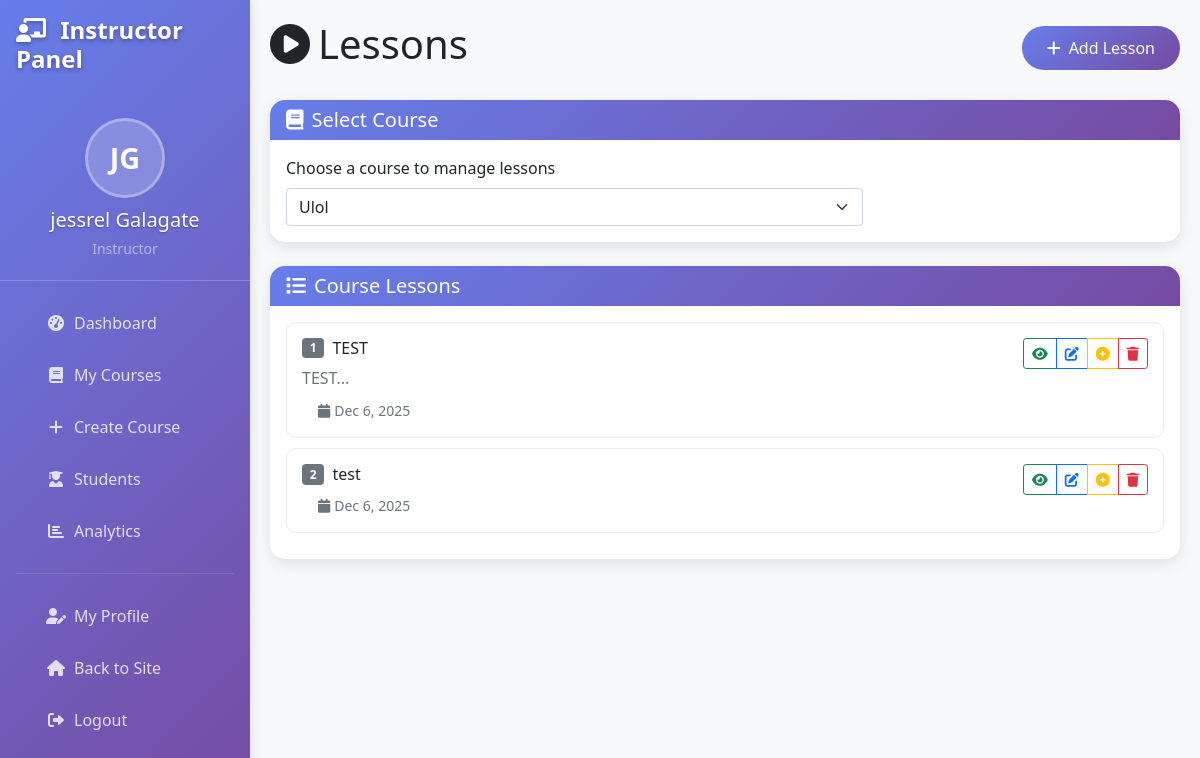
/instructor/lessons.php?course_id=1 (signed in), run on the app's committed database.
### tables this page shows
CREATE TABLE `users` (
  `id` int(11) NOT NULL,
  `username` varchar(50) NOT NULL,
  `email` varchar(100) NOT NULL,
  `password` varchar(255) NOT NULL,
  `first_name` varchar(50) NOT NULL,
  `last_name` varchar(50) NOT NULL,
  `role` enum('student','instructor','admin') DEFAULT 'student',
  `profile_image` varchar(255) DEFAULT NULL,
  `bio` text DEFAULT NULL,
  `phone` varchar(20) DEFAULT NULL,
  `date_of_birth` date DEFAULT NULL,
  `instructor_rating_average` decimal(3,2) DEFAULT 0.00,
  `instructor_rating_count` int(11) DEFAULT 0,
  `is_active` tinyint(1) DEFAULT 1,
  `email_verified` tinyint(1) DEFAULT 0,
  `created_at` timestamp NOT NULL DEFAULT current_timestamp(),
  `updated_at` timestamp NOT NULL DEFAULT current_timestamp() ON UPDATE current_timestamp()
);

CREATE TABLE `lessons` (
  `id` int(11) NOT NULL,
  `course_id` int(11) NOT NULL,
  `title` varchar(200) NOT NULL,
  `description` text DEFAULT NULL,
  `content` longtext DEFAULT NULL,
  `video_url` varchar(500) DEFAULT NULL,
  `video_duration` int(11) DEFAULT 0,
  `lesson_order` int(11) NOT NULL,
  `is_preview` tinyint(1) DEFAULT 0,
  `attachments` longtext DEFAULT NULL CHECK (json_valid(`attachments`)),
  `quiz_id` int(11) DEFAULT NULL,
  `is_published` tinyint(1) DEFAULT 1,
  `created_at` timestamp NOT NULL DEFAULT current_timestamp(),
  `updated_at` timestamp NOT NULL DEFAULT current_timestamp() ON UPDATE current_timestamp()
);

### classes/User.php (called while the page is built, shortened)
<?php
class User {
    private $conn;
    private $table_name = "users";
    public function __construct() {
        $database = new Database();
        $this->conn = $database->getConnection();
    }
    public function getUserById($id) {
        $query = "SELECT * FROM " . $this->table_name . " WHERE id = :id";
        $stmt = $this->conn->prepare($query);
        $stmt->bindParam(":id", $id);
        $stmt->execute();
        if ($stmt->rowCount() > 0) {
            $row = $stmt->fetch(PDO::FETCH_ASSOC);
            $this->first_name = $row['first_name'];
            $this->last_name = $row['last_name'];
            return true;
        }
        return false;
    }
}
?>

### config/database.php (called while the page is built, shortened)
<?php
class Database {
    private $host = 'localhost';
    private $db_name = 'elearning_system';
    private $username = 'root';
    private $password = '';
    public function getConnection() {
        $this->conn = null;
        try {
            $this->conn = new PDO(
                "mysql:host=" . $this->host . ";dbname=" . $this->db_name,
                $this->username,
                $this->password,
                array(
                    PDO::ATTR_ERRMODE => PDO::ERRMODE_EXCEPTION,
                    PDO::ATTR_DEFAULT_FETCH_MODE => PDO::FETCH_ASSOC,
                    PDO::MYSQL_ATTR_INIT_COMMAND => "SET NAMES utf8"
                )
            );
        } catch(PDOException $exception) {
            echo "Connection error: " . $exception->getMessage();
        }
        return $this->conn;
    }
}
?>

### classes/Quiz.php (called while the page is built, shortened)
<?php
class Quiz {
    private $conn;
    private $table_name = "quizzes";
    public function __construct() {
        $database = new Database();
        $this->conn = $database->getConnection();
    }
    public function getQuizByLesson($lesson_id, $active_only = true) {
        $where_clause = "WHERE q.lesson_id = :lesson_id";
        $query = "SELECT q.*, c.title as course_title, c.instructor_id,
                         l.title as lesson_title
                  FROM " . $this->table_name . " q
                  LEFT JOIN courses c ON q.course_id = c.id
                  LEFT JOIN lessons l ON q.lesson_id = l.id
                  " . $where_clause;
        $stmt = $this->conn->prepare($query);
        $stmt->bindParam(":lesson_id", $lesson_id);
        $stmt->execute();
        return false;
    }
}
?>

### instructor/lessons.php (the view, shortened to what this page needs)
<?php
require_once __DIR__ . '/../classes/Lesson.php';
require_once __DIR__ . '/../classes/Quiz.php';
$instructor_id = $_SESSION['user_id'];
$course_id = isset($_GET['course_id']) ? (int)$_GET['course_id'] : 0;
try {
    $database = new Database();
    $conn = $database->getConnection();
    $query = "SELECT id, title FROM courses WHERE instructor_id = :instructor_id ORDER BY title";
    $stmt = $conn->prepare($query);
    $stmt->bindParam(':instructor_id', $instructor_id);
    $stmt->execute();
    $instructor_courses = $stmt->fetchAll(PDO::FETCH_ASSOC);
    $lessons = [];
    if ($course_id > 0) {
        $query = "SELECT l.*, c.title as course_title
                  FROM lessons l
                  JOIN courses c ON l.course_id = c.id
                  WHERE l.course_id = :course_id AND c.instructor_id = :instructor_id
                  ORDER BY l.lesson_order";
        $stmt = $conn->prepare($query);
        $stmt->bindParam(':course_id', $course_id);
        $stmt->bindParam(':instructor_id', $instructor_id);
        $stmt->execute();
        $lessons = $stmt->fetchAll(PDO::FETCH_ASSOC);
    }
} catch (Exception $e) {
    $instructor_courses = [];
    $lessons = [];
}
?>
<!DOCTYPE html>
<html lang="en">
<head>
    <link href="https://cdn.jsdelivr.net/npm/bootstrap@5.1.3/dist/css/bootstrap.min.css" rel="stylesheet">
    <link href="https://cdnjs.cloudflare.com/ajax/libs/font-awesome/6.0.0/css/all.min.css" rel="stylesheet">
</head>
<body>
    <?php include 'includes/sidebar.php'; ?>
    <div class="main-content">
        <div class="d-flex justify-content-between align-items-center mb-4">
            <h1><i class="fas fa-play-circle me-2"></i>Lessons</h1>
            <div>
                <?php if ($course_id > 0): ?>
                    <a href="create-lesson.php?course_id=<?php echo $course_id; ?>" class="btn btn-primary">
                        <i class="fas fa-plus me-2"></i>Add Lesson
                    </a>
                <?php endif; ?>
            </div>
        </div>
        <div class="card mb-4">
            <div class="card-header">
                <h5 class="mb-0">
                    <i class="fas fa-book me-2"></i>Select Course
                </h5>
            </div>
            <div class="card-body">
                <form method="GET">
                    <div class="row align-items-end">
                        <div class="col-md-8">
                            <label for="course_id" class="form-label">Choose a course to manage lessons</label>
                            <select class="form-select" id="course_id" name="course_id" onchange="this.form.submit()">
                                <?php foreach ($instructor_courses as $course): ?>
                                    <option value="<?php echo $course['id']; ?>"
                                            <?php echo $course_id == $course['id'] ? 'selected' : ''; ?>>
                                        <?php echo htmlspecialchars($course['title']); ?>
                                    </option>
                                <?php endforeach; ?>
                            </select>
                        </div>
                    </div>
                </form>
            </div>
        </div>
        <?php if ($course_id > 0): ?>
            <?php if (!empty($lessons)): ?>
                <div class="card">
                    <div class="card-header">
                        <h5 class="mb-0">
                            <i class="fas fa-list me-2"></i>Course Lessons
                        </h5>
                    </div>
                    <div class="card-body">
                        <?php
                        $quiz_checker = new Quiz();
                        foreach ($lessons as $lesson):
                            $lesson_quiz = $quiz_checker->getQuizByLesson($lesson['id'], false);
                        ?>
                            <div class="lesson-item">
                                <div class="d-flex justify-content-between align-items-start">
                                    <div class="flex-grow-1">
                                        <div class="d-flex align-items-center mb-2">
                                            <span class="badge bg-secondary me-2"><?php echo $lesson['lesson_order']; ?></span>
                                            <h6 class="mb-0"><?php echo htmlspecialchars($lesson['title']); ?></h6>
                                        </div>
                                        <?php if ($lesson['description']): ?>
                                            <p class="text-muted mb-2"><?php echo htmlspecialchars(substr($lesson['description'], 0, 150)) . '...'; ?></p>
                                        <?php endif; ?>
                                        <small class="text-muted">
                                            <i class="fas fa-calendar ms-3 me-1"></i><?php echo date('M j, Y', strtotime($lesson['created_at'])); ?>
                                        </small>
                                    </div>
                                    <div class="btn-group" role="group">
                                        <a href="view-lesson.php?id=<?php echo $lesson['id']; ?>" class="btn btn-outline-success btn-sm" title="View Lesson">
                                            <i class="fas fa-eye"></i>
                                        </a>
                                        <a href="edit-lesson.php?id=<?php echo $lesson['id']; ?>" class="btn btn-outline-primary btn-sm" title="Edit Lesson">
                                            <i class="fas fa-edit"></i>
                                        </a>
                                        <?php if ($lesson_quiz): ?>
                                            <a href="edit-quiz.php?id=<?php echo $lesson_quiz['id']; ?>" class="btn btn-outline-info btn-sm" title="Edit Quiz">
                                                <i class="fas fa-question-circle"></i>
                                            </a>
                                        <?php else: ?>
                                            <a href="create-quiz.php?lesson_id=<?php echo $lesson['id']; ?>" class="btn btn-outline-warning btn-sm" title="Create Quiz">
                                                <i class="fas fa-plus-circle"></i>
                                            </a>
                                        <?php endif; ?>
                                        <button class="btn btn-outline-danger btn-sm" title="Delete Lesson"
                                                onclick="deleteLesson(<?php echo $lesson['id']; ?>, '<?php echo htmlspecialchars($lesson['title']); ?>')">
                                            <i class="fas fa-trash"></i>
                                        </button>
                                    </div>
                                </div>
                            </div>
                        <?php endforeach; ?>
                    </div>
                </div>
            <?php endif; ?>
        <?php endif; ?>
    </div>
</body>
</html>

### instructor/includes/sidebar.php (shortened to what this page needs)
<?php
if (!isset($instructor_user)) {
    $instructor_user = new User();
    $instructor_user->getUserById($_SESSION['user_id']);
}
?>
<div class="sidebar position-fixed" style="width: 250px; z-index: 1000;">
    <div class="p-3">
        <h4 class="text-white">
            <i class="fas fa-chalkboard-teacher me-2"></i>
            Instructor Panel
        </h4>
    </div>
    <div class="instructor-profile">
        <div class="instructor-initials" style="display: none;">
            <?php echo strtoupper(substr($instructor_user->first_name, 0, 1) . substr($instructor_user->last_name, 0, 1)); ?>
        </div>
        <h5 class="text-white mb-1 mt-2"><?php echo htmlspecialchars($instructor_user->first_name . ' ' . $instructor_user->last_name); ?></h5>
        <small class="text-white-50">Instructor</small>
    </div>
    <nav class="nav flex-column px-3 mt-3">
        <a class="nav-link <?php echo basename($_SERVER['PHP_SELF']) == 'index.php' ? 'active' : ''; ?>" href="index.php">
            <i class="fas fa-tachometer-alt me-2"></i>Dashboard
        </a>
        <a class="nav-link <?php echo basename($_SERVER['PHP_SELF']) == 'courses.php' ? 'active' : ''; ?>" href="courses.php">
            <i class="fas fa-book me-2"></i>My Courses
        </a>
        <a class="nav-link <?php echo basename($_SERVER['PHP_SELF']) == 'create-course.php' ? 'active' : ''; ?>" href="create-course.php">
            <i class="fas fa-plus me-2"></i>Create Course
        </a>
        <a class="nav-link <?php echo basename($_SERVER['PHP_SELF']) == 'students.php' ? 'active' : ''; ?>" href="students.php">
            <i class="fas fa-user-graduate me-2"></i>Students
        </a>
        <a class="nav-link <?php echo basename($_SERVER['PHP_SELF']) == 'analytics.php' ? 'active' : ''; ?>" href="analytics.php">
            <i class="fas fa-chart-bar me-2"></i>Analytics
        </a>
        <hr class="text-white-50">
        <a class="nav-link <?php echo basename($_SERVER['PHP_SELF']) == 'profile.php' ? 'active' : ''; ?>" href="profile.php">
            <i class="fas fa-user-edit me-2"></i>My Profile
        </a>
        <a class="nav-link" href="<?php echo SITE_URL; ?>/index.php">
            <i class="fas fa-home me-2"></i>Back to Site
        </a>
        <a class="nav-link" href="<?php echo SITE_URL; ?>/auth/logout.php">
            <i class="fas fa-sign-out-alt me-2"></i>Logout
        </a>
    </nav>
</div>

### instructor/lessons.php (style rules this page uses)
:root { --primary-color: #667eea; --secondary-color: #764ba2; }
body { background-color: #f8f9fa; }
.sidebar { min-height: 100vh; background: linear-gradient(135deg, var(--primary-color) 0%, var(--secondary-color) 100%); color: white; position: fixed; top: 0; left: 0; width: 250px; z-index: 1000; }
.main-content { margin-left: 250px; padding: 20px; }
.sidebar .nav-link { color: rgba(255, 255, 255, 0.8); padding: 12px 20px; border-radius: 8px; margin: 2px 10px; transition: all 0.3s ease; }
.card { border: none; border-radius: 15px; box-shadow: 0 5px 15px rgba(0,0,0,0.1); }
.card-header { background: linear-gradient(135deg, var(--primary-color) 0%, var(--secondary-color) 100%); color: white; border-radius: 15px 15px 0 0 !important; border: none; }
.btn-primary { background: linear-gradient(135deg, var(--primary-color) 0%, var(--secondary-color) 100%); border: none; border-radius: 25px; padding: 10px 25px; }
.lesson-item { border: 1px solid #e9ecef; border-radius: 10px; padding: 15px; margin-bottom: 10px; transition: all 0.3s ease; }

### instructor/includes/sidebar.php (style rules this page uses)
.sidebar { background: linear-gradient(135deg, #667eea 0%, #764ba2 100%); height: 100vh; overflow-y: auto; box-shadow: 2px 0 10px rgba(0,0,0,0.1); }
.instructor-profile { padding: 20px; border-bottom: 1px solid rgba(255,255,255,0.2); text-align: center; }
.instructor-initials { width: 80px; height: 80px; border-radius: 50%; background: rgba(255,255,255,0.2); display: flex; align-items: center; justify-content: center; color: white; font-weight: bold; font-size: 1.8rem; margin: 0 auto 10px; border: 3px solid rgba(255,255,255,0.3); }
.nav-link { color: rgba(255,255,255,0.8) !important; padding: 12px 15px; margin: 2px 0; border-radius: 8px; transition: all 0.3s ease; text-decoration: none; }
.nav-link i { width: 20px; text-align: center; }
.sidebar h4 { font-weight: 600; text-shadow: 0 2px 4px rgba(0,0,0,0.3); }
.sidebar h5 { font-weight: 500; text-shadow: 0 1px 2px rgba(0,0,0,0.3); }

### data on the page
users: first_name+last_name "JG", first_name+last_name "jessrel Galagate"
lessons: lesson_order "1", title "TEST", description "TEST", created_at "Dec 6, 2025"
lessons: lesson_order "2", title "test", created_at "Dec 6, 2025"

### other printed values
form field course_id "Ulol"
